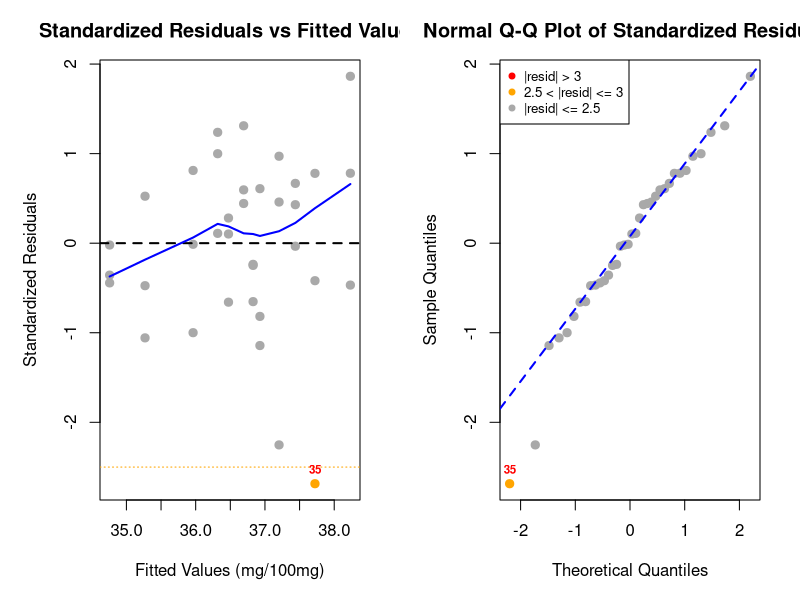
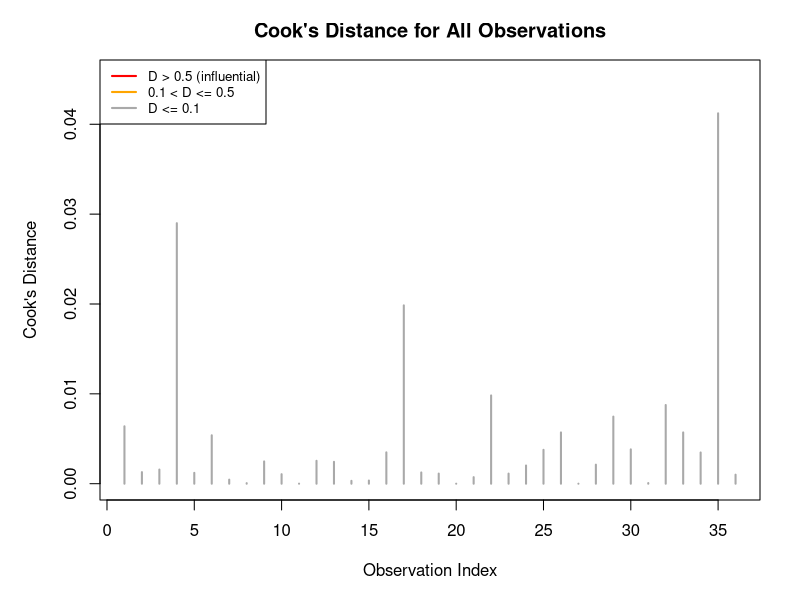
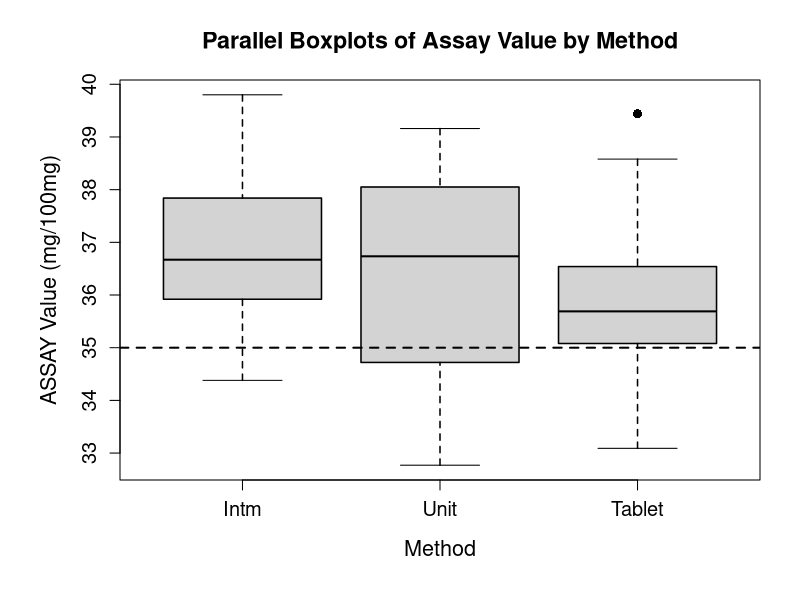
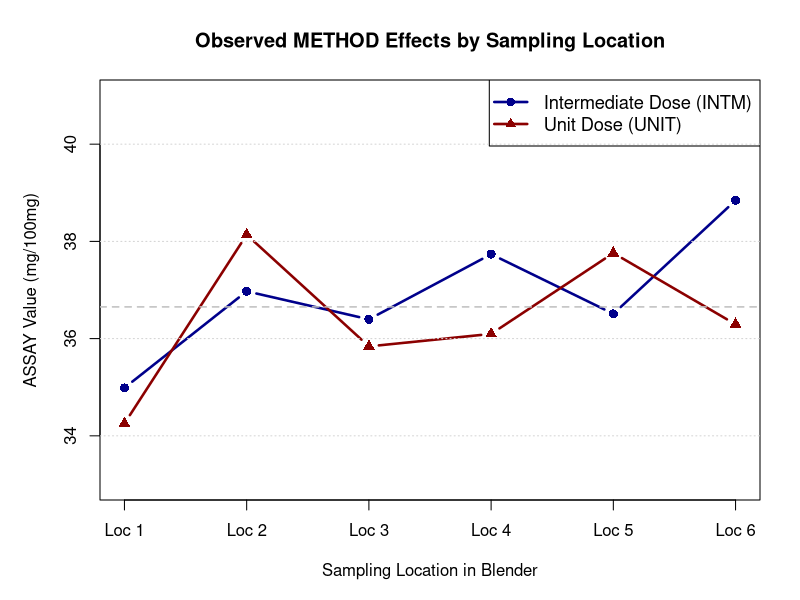

Write R code to recreate these figures, in order.
# ================================================================================
# Case 8.1: A Tale of Two Thieves - Complete Statistical Analysis
# ================================================================================

# ================================================================================
# 3.1 Exploratory Data Analysis (EDA)
# ================================================================================
# This script follows the structure of the analysis report.
# Data preparation and package loading are performed first.

# Create the thief data
thief_data <- data.frame(
  METHOD = c(
    rep("Intm", 18), rep("Unit", 18)
  ),
  LOCATION = c(
    1, 1, 1, 2, 2, 2, 3, 3, 3, 4, 4, 4, 5, 5, 5, 6, 6, 6,
    1, 1, 1, 2, 2, 2, 3, 3, 3, 4, 4, 4, 5, 5, 5, 6, 6, 6
  ),
  REPLICATE = c(
    1, 2, 3, 1, 2, 3, 1, 2, 3, 1, 2, 3, 1, 2, 3, 1, 2, 3,
    1, 2, 3, 1, 2, 3, 1, 2, 3, 1, 2, 3, 1, 2, 3, 1, 2, 3
  ),
  ASSAY = c(
    34.38, 34.87, 35.71, 35.31, 37.59, 38.02, 36.71, 36.56, 35.92,
    37.80, 37.41, 38.00, 36.28, 36.63, 36.62, 38.89, 39.80, 37.84,
    33.94, 34.72, 34.10, 39.11, 37.51, 37.79, 37.46, 34.12, 35.94,
    38.05, 34.82, 35.42, 36.52, 38.60, 38.16, 39.16, 32.77, 36.95
  )
)

# Create the tablet data (final product from compressed tablets)
tablet_data <- data.frame(
  DRUM = c(
    1, 1, 1, 5, 5, 5, 7, 7, 7, 11, 11, 11, 14, 14, 14,
    17, 17, 17, 19, 19, 19, 22, 22, 22, 25, 25, 25, 28, 28, 28
  ),
  TABLET = c(
    1, 2, 3, 1, 2, 3, 1, 2, 3, 1, 2, 3, 1, 2, 3,
    1, 2, 3, 1, 2, 3, 1, 2, 3, 1, 2, 3, 1, 2, 3
  ),
  ASSAY = c(
    35.77, 39.44, 36.43, 35.71, 37.08, 36.54, 35.08, 34.25, 33.09,
    35.21, 34.36, 35.94, 35.17, 36.54, 36.45, 35.43, 33.80, 35.15,
    34.56, 35.33, 37.69, 35.82, 35.67, 35.06, 35.75, 37.32, 35.06,
    38.58, 36.63, 35.60
  )
)

thief_data$METHOD <- factor(thief_data$METHOD, levels = c("Intm", "Unit"))
thief_data$LOCATION <- factor(thief_data$LOCATION)
thief_data$REPLICATE <- factor(thief_data$REPLICATE)

thief_data

tablet_data$DRUM <- factor(tablet_data$DRUM)
tablet_data$TABLET <- factor(tablet_data$TABLET)

tablet_data

# Create combined dataset for three-way comparison
combined_data <- data.frame(
  METHOD = c(rep("Intm", 18), rep("Unit", 18), rep("Tablet", 30)),
  ASSAY = c(thief_data$ASSAY, tablet_data$ASSAY)
)
combined_data$METHOD <- factor(combined_data$METHOD, levels = c("Intm", "Unit", "Tablet"))

combined_data


# Three-way comparison including tablets
combined_stats <- data.frame(
  Method = c("Intm", "Unit", "Tablet"),
  N = c(18, 18, 30),
  Mean = round(tapply(combined_data$ASSAY, combined_data$METHOD, mean), 2),
  SD = round(tapply(combined_data$ASSAY, combined_data$METHOD, sd), 2),
  Min = round(tapply(combined_data$ASSAY, combined_data$METHOD, min), 2),
  Q1 = round(tapply(combined_data$ASSAY, combined_data$METHOD, quantile, 0.25), 2),
  Median = round(tapply(combined_data$ASSAY, combined_data$METHOD, median), 2),
  Q3 = round(tapply(combined_data$ASSAY, combined_data$METHOD, quantile, 0.75), 2),
  Max = round(tapply(combined_data$ASSAY, combined_data$METHOD, max), 2)
)

# Table A.1: Summary Statistics for Assay Value by Method
cat("\n========== TABLE A.1: SUMMARY STATISTICS (3.1 Exploratory Data Analysis) ==========\n")
print(combined_stats)
cat("\n")

# ================================================================================
#   3.2 Mixed-Effects Model
# ================================================================================
# Load nlme package for proper mixed-effects modeling
if (!require(nlme, quietly = TRUE)) {
  install.packages("nlme", repos = "https://cran.r-project.org/")
  library(nlme)
}

# Implement the correct mixed-effects model matching SAS proc mixed
# Model: ASSAY ~ METHOD + random effects for LOCATION + heterogeneous variances by METHOD
# Fit the proper mixed model (matches SAS proc mixed)
# Try with tighter convergence criteria to match SAS exactly
mixed_model <- lme(
  fixed = ASSAY ~ METHOD,                    # Fixed effect: METHOD
  random = ~ 1 | LOCATION,                   # Random effect: LOCATION
  weights = varIdent(form = ~ 1 | METHOD),   # Heterogeneous variances by METHOD
  data = thief_data,
  method = "ML",                             # Use ML (matches PDF results)
  control = lmeControl(tolerance = 1e-8,     # Tighter tolerance
                      maxIter = 200,        # More iterations
                      msMaxIter = 200)      # More inner iterations
)

# Extract model summary
model_summary <- summary(mixed_model)
model_summary

# Get F-test results for fixed effects
anova_results <- anova(mixed_model)

# Get confidence intervals for fixed effects (95% CI)
ci_results <- intervals(mixed_model, which = "fixed")

# Table A.2: Type III Tests of Fixed Effects
cat("\n========== TABLE A.2: FIXED EFFECTS TESTS (3.2 Mixed-Effects Results) ==========\n")
print(anova_results)
cat("\n========== CONFIDENCE INTERVALS FOR FIXED EFFECTS ==========\n")
print(ci_results)


# ================================================================================
#   3.3 Regression Perspective: Variance Components and R² Decomposition
# ================================================================================
# Calculate R² for the base model (Model 1: fixed METHOD + random LOCATION intercepts)
# This section is placed BEFORE 3.2.2 because Table A.3 reuses these results

cat("========== VARIANCE DECOMPOSITION SUMMARY (3.3 R² Decomposition) ==========\n")

# Calculate fitted values at population level
fitted_marginal_1 <- predict(mixed_model, level = 0)
fitted_conditional_1 <- predict(mixed_model, level = 1)

n <- nrow(thief_data)
ss_tot <- sum((thief_data$ASSAY - mean(thief_data$ASSAY))^2)

# Model 1 R² components
r2_marginal_1 <- 1 - sum((thief_data$ASSAY - fitted_marginal_1)^2) / ss_tot
r2_conditional_1 <- 1 - sum((thief_data$ASSAY - fitted_conditional_1)^2) / ss_tot

# Calculate variance component contributions for reporting
method_variance_contribution <- r2_marginal_1 * 100  # 2.30%
location_variance_contribution <- (r2_conditional_1 - r2_marginal_1) * 100  # 31.05%
residual_variance_contribution <- 100 - (r2_conditional_1 * 100)  # 66.64%

cat("METHOD Effect Contribution:", round(method_variance_contribution, 4), "% of total variance\n")
cat("LOCATION Random Effects Contribution:", round(location_variance_contribution, 4), "% of total variance\n")
cat("Residual Measurement Error:", round(residual_variance_contribution, 4), "% of total variance\n")
cat("Combined Location Effects (Location + residual influenced):",
    round(location_variance_contribution + residual_variance_contribution, 4), "%\n\n")

cat("Marginal R² (METHOD only):", round(r2_marginal_1 * 100, 4), "%\n")
cat("Conditional R² (METHOD + LOCATION):", round(r2_conditional_1 * 100, 4), "%\n")
cat("Additional Variance Explained by Location Effects:", round((r2_conditional_1 - r2_marginal_1) * 100, 4), "%\n")
cat("Ratio of Location Effects to Method Effects:",
    round(location_variance_contribution / method_variance_contribution, 1), "-fold\n\n")

# ================================================================================
#   3.2.2 Variance Components (Using R² Decomposition Results)
# ================================================================================

# Extract variance components from the mixed model
var_components <- VarCorr(mixed_model)

# Extract location variance (random effect)
location_var <- as.numeric(var_components[1,1])

# Extract residual variances (method-specific)
sigma_baseline <- mixed_model$sigma  # Baseline residual SD (for Intm)
weights <- coef(mixed_model$modelStruct$varStruct, unconstrained = FALSE)

# Calculate variances for each method
var_intm_mixed <- sigma_baseline^2
var_unit_mixed <- (sigma_baseline * weights[1])^2

ratio_mixed <- var_unit_mixed / var_intm_mixed

# Store the correct variances for later use
var_intm <- var_intm_mixed
var_unit <- var_unit_mixed

# Table A.3: Variance Components Decomposition (Using R² Decomposition Results)
cat("========== TABLE A.3: VARIANCE COMPONENTS DECOMPOSITION (3.2.2) ==========\n")
cat("(Based on R² Decomposition method from Section 3.3)\n\n")

# Calculate all variance components
var_between_location <- location_var  # Between-Location variance
var_within_intm <- var_intm  # Within-Location INTM
var_within_unit <- var_unit  # Within-Location UNIT

# Calculate pooled within-location variance (weighted average)
n_intm <- 18
n_unit <- 18
var_within_pooled <- (n_intm * var_within_intm + n_unit * var_within_unit) /
                     (n_intm + n_unit)

# Use R² decomposition percentages from Section 3.3 for Table A.3
# These ensure percentages sum to exactly 100%
var_total_raw <- ss_tot / (n - 1)

# Create comprehensive variance components table using R² percentages
var_components_complete <- data.frame(
  Component = c(
    "Between-Location [Var(b_i)]",
    "Within-Location, INTM [Var(ε_ijk)]",
    "Within-Location, UNIT [Var(ε_ijk)]",
    "Within-Location, Pooled",
    "METHOD Effect [Var(β·METHOD)]",
    "Total Variance"
  ),
  Estimate = round(c(
    var_between_location,
    var_within_intm,
    var_within_unit,
    var_within_pooled,
    var_between_location + var_within_pooled,  # placeholder for reference
    var_total_raw
  ), 4),
  Percentage = c(
    paste0(round(location_variance_contribution, 4), "%"),
    "--",
    "--",
    paste0(round(residual_variance_contribution, 4), "%"),
    paste0(round(method_variance_contribution, 4), "%"),
    "100.0%"
  ),
  Interpretation = c(
    "Location-to-location variability",
    "Residual - Intermediate Dose",
    "Residual - Unit Dose",
    "Weighted average residual",
    "Fixed effect variance",
    ""
  )
)

print(var_components_complete)

cat("\n========== VARIANCE DECOMPOSITION SUMMARY ==========\n")
cat("Between-Location Variance:", round(var_between_location, 4),
    paste0("(", round(location_variance_contribution, 2), "%)"), "\n")
cat("Within-Location Pooled:", round(var_within_pooled, 4),
    paste0("(", round(residual_variance_contribution, 2), "%)"), "\n")
cat("METHOD Effect:", round(var_between_location + var_within_pooled, 4),
    paste0("(", round(method_variance_contribution, 2), "%)"), "\n")
cat("Total Variance:", round(var_total_raw, 4), "(100.0%)\n\n")

cat("Variance Heterogeneity Summary:\n")
cat("  INTM Residual Variance:", round(var_intm, 4), "mg²/100mg²\n")
cat("  UNIT Residual Variance:", round(var_unit, 4), "mg²/100mg²\n")
cat("  Heterogeneity Ratio (UNIT/INTM):", round(ratio_mixed, 2),
    "× (Unit Dose is more variable)\n")
cat("  Pooled Within-Location Calculation: (18 × ", round(var_intm, 4),
    " + 18 × ", round(var_unit, 4), ") / 36 = ",
    round(var_within_pooled, 4), "\n\n")

# ================================================================================
#   3.2.3 Location Effects Dominate: Location-Specific Deviations
# ================================================================================
# Extract random intercepts from the base model
random_effects_base <- random.effects(mixed_model)
location_intercepts <- as.numeric(random_effects_base[, 1])

# Calculate grand mean
grand_mean <- mean(thief_data$ASSAY)

# Extract confidence intervals for random effects
# intervals() provides 95% CI for random effects
random_intervals <- intervals(mixed_model, which = "var-cov")

# Calculate SE from confidence intervals
# For 95% CI: estimate ± 1.96 * SE, so SE = (upper - lower) / (2 * 1.96)
random_ci <- random_intervals$reStruct$LOCATION

# For each location, calculate SE from the intercept variance CI
# SE of random effect = sqrt(Var(b_i) / n_obs_per_location)
var_b <- as.numeric(VarCorr(mixed_model)[1, 1])  # Between-location variance
n_obs_per_location <- 6  # 3 replicates × 2 methods per location

# Calculate SE for random intercepts
# Using the standard formula: SE(b_i) = sqrt(Var(residual) / n)
pooled_residual_var <- (var_intm + var_unit) / 2
se_random <- rep(sqrt(pooled_residual_var / n_obs_per_location), 6)

# Calculate z-scores and p-values for significance testing
z_scores <- location_intercepts / se_random
p_values <- 2 * (1 - pnorm(abs(z_scores)))  # Two-tailed test

# Determine status based on p-value and direction
status <- ifelse(p_values < 0.01,
                 ifelse(location_intercepts < 0,
                        "Significantly lower",
                        "Significantly higher"),
                 ifelse(p_values < 0.05,
                        ifelse(location_intercepts < 0,
                               "Marginally lower",
                               "Marginally higher"),
                        "Not significant"))

# Create location effects summary table
location_effects_df <- data.frame(
  Location = 1:6,
  Random_Intercept = round(location_intercepts, 2),
  Location_Mean = round(grand_mean + location_intercepts, 2),
  Relative_Deviation_Pct = round((location_intercepts / grand_mean) * 100, 2),
  SE = round(se_random, 4),
  z_score = round(z_scores, 3),
  p_value = round(p_values, 4),
  Status = status
)

cat("========== TABLE A.4: LOCATION EFFECTS SUMMARY (3.2.3 Random Effects) ==========\n")
print(location_effects_df)
cat("\nLocation Range Span:", round(max(location_intercepts) - min(location_intercepts), 2), "mg/100mg\n")
cat("Lowest Location (1):", round(grand_mean + min(location_intercepts), 2), "mg/100mg\n")
cat("Highest Location (6):", round(grand_mean + max(location_intercepts), 2), "mg/100mg\n\n")

# Note: Section 3.3 (Regression Perspective) is calculated earlier (before 3.2.2)
# to provide the R² decomposition results used in Table A.3


# ================================================================================
#   3.4 Interaction Analysis: Location-Specific METHOD Effects
# ================================================================================
# Fit model WITH interaction (using Random Slopes)
mixed_interaction <- lme(
  fixed = ASSAY ~ METHOD,
  random = ~ 1 + METHOD | LOCATION,  # ← Random slopes: intercept + METHOD slope
  weights = varIdent(form = ~ 1 | METHOD),
  data = thief_data,
  method = "ML",
  control = lmeControl(tolerance = 1e-8, maxIter = 200, msMaxIter = 200)
)

mixed_interaction

# Compare models using likelihood ratio test
anova_comparison <- anova(mixed_model, mixed_interaction)
cat("\n========== MODEL COMPARISON: Base vs Interaction Model ==========\n")
print(anova_comparison)

# ================================================================================
#  3.5 Model Assessment
# ================================================================================

# Normality tests on RAW DATA (before model fitting) - Table B.1
cat("\n========== Normality Tests on Raw Data ==========\n")
for (method in c("Intm", "Unit")) {
  subset_data <- thief_data$ASSAY[thief_data$METHOD == method]
  sw_test <- shapiro.test(subset_data)
  status <- if (sw_test$p.value > 0.05) "NORMAL" else "NON-NORMAL"
  cat(sprintf("\n%s: W = %.4f, p-value = %.4f (%s)\n",
              method, sw_test$statistic, sw_test$p.value, status))
}

# Add Tablet data normality test
tablet_assay_raw <- tablet_data$ASSAY
sw_test_tablet <- shapiro.test(tablet_assay_raw)
status_tablet <- if (sw_test_tablet$p.value > 0.05) "NORMAL" else "NON-NORMAL"
cat(sprintf("\nTablet: W = %.4f, p-value = %.4f (%s)\n",
            sw_test_tablet$statistic, sw_test_tablet$p.value, status_tablet))

# Outlier detection on RAW DATA (Q3 + 2×IQR criterion) - Table B.2
for (method in c("Intm", "Unit")) {
  subset_data <- thief_data$ASSAY[thief_data$METHOD == method]
  Q1 <- quantile(subset_data, 0.25)
  Q3 <- quantile(subset_data, 0.75)
  IQR <- Q3 - Q1
  upper_bound <- Q3 + 2*IQR
  outliers <- subset_data[subset_data > upper_bound]
  print(Q1)
  print(Q3)
  print(IQR)
  print(upper_bound)
  print(outliers)
}



# Residual Diagnostics (Standard Method for Mixed Models)

# Get fitted values and residuals from the mixed model
fitted_vals <- fitted(mixed_model)

# Use Pearson residuals (standardized by model-specific variance)
residuals_pearson <- residuals(mixed_model, type = "pearson")

cat("\n========== Standardized (Pearson) Residuals Summary ==========\n")
cat(sprintf("Range: [%.3f, %.3f]\n",
            min(residuals_pearson), max(residuals_pearson)))
cat(sprintf("Max absolute value: %.3f\n", max(abs(residuals_pearson))))
cat(sprintf("Observations with |std.resid| > 2.5: %d\n",
            sum(abs(residuals_pearson) > 2.5)))
cat(sprintf("Observations with |std.resid| > 3.0: %d\n",
            sum(abs(residuals_pearson) > 3.0)))

# Create diagnostic table for influential observations
diagnostic_table <- data.frame(
  Obs = 1:nrow(thief_data),
  Location = thief_data$LOCATION,
  Method = thief_data$METHOD,
  Observed = thief_data$ASSAY,
  Fitted = round(fitted_vals, 2),
  Std_Residual = round(residuals_pearson, 3)
)

# Sort by absolute standardized residual
diagnostic_sorted <- diagnostic_table[order(-abs(diagnostic_table$Std_Residual)), ]

cat("\n========== Top 5 Observations by |Std.Residual| ==========\n")
print(head(diagnostic_sorted[, c("Obs", "Location", "Method",
                                 "Observed", "Std_Residual")], 5),
      row.names = FALSE)

# Identify extreme observations
extreme_obs <- diagnostic_sorted[abs(diagnostic_sorted$Std_Residual) > 2.5, ]
if (nrow(extreme_obs) > 0) {
  cat(sprintf("\n========== Extreme Observations (|std.resid| > 2.5) ==========\n"))
  print(extreme_obs[, c("Obs", "Location", "Method", "Observed", "Std_Residual")],
        row.names = FALSE)
}

# Create 2-panel diagnostic plot
png("img/diagnostic_plots.png", width = 1200, height = 600, res = 120)
par(mfrow = c(1, 2), mar = c(5, 5, 3, 2))

# Panel 1: Standardized Residuals vs Fitted Values
plot(fitted_vals, residuals_pearson,
     main = "Standardized Residuals vs Fitted Values",
     xlab = "Fitted Values (mg/100mg)",
     ylab = "Standardized Residuals",
     pch = 19, cex = 1.1,
     col = ifelse(abs(residuals_pearson) > 3, "red",
           ifelse(abs(residuals_pearson) > 2.5, "orange", "darkgray")))

# Add reference lines
abline(h = 0, lty = 2, col = "black", lwd = 2)
abline(h = c(-3, 3), lty = 2, col = "red", lwd = 1.5)
abline(h = c(-2.5, 2.5), lty = 3, col = "orange", lwd = 1)

# Add LOESS smooth
lines(lowess(fitted_vals, residuals_pearson), col = "blue", lwd = 2)

# Highlight extreme points
extreme_idx <- which(abs(residuals_pearson) > 2.5)
if (length(extreme_idx) > 0) {
  text(fitted_vals[extreme_idx], residuals_pearson[extreme_idx],
       labels = extreme_idx, pos = 3, cex = 0.7, col = "red", font = 2)
}

# Panel 2: Normal Q-Q Plot
qqnorm(residuals_pearson,
       main = "Normal Q-Q Plot of Standardized Residuals",
       xlab = "Theoretical Quantiles",
       ylab = "Sample Quantiles",
       pch = 19, cex = 1.1,
       col = ifelse(abs(residuals_pearson) > 3, "red",
             ifelse(abs(residuals_pearson) > 2.5, "orange", "darkgray")))
qqline(residuals_pearson, col = "blue", lwd = 2, lty = 2)

# Highlight extreme points
if (length(extreme_idx) > 0) {
  qqnorm_coords <- qqnorm(residuals_pearson, plot.it = FALSE)
  text(qqnorm_coords$x[extreme_idx], qqnorm_coords$y[extreme_idx],
       labels = extreme_idx, pos = 3, cex = 0.7, col = "red", font = 2)
}

# Add legend
legend("topleft",
       legend = c("|resid| > 3", "2.5 < |resid| <= 3", "|resid| <= 2.5"),
       col = c("red", "orange", "darkgray"),
       pch = 19, cex = 0.8, bg = "white")

dev.off()
cat("\nDiagnostic panel plot saved as 'diagnostic_plots.png'\n")

# Normality tests on MODEL RESIDUALS (after model fitting) - Appendix B.4
sw_all <- shapiro.test(residuals_pearson)
sw_intm <- shapiro.test(residuals_pearson[thief_data$METHOD == "Intm"])
sw_unit <- shapiro.test(residuals_pearson[thief_data$METHOD == "Unit"])

cat("\n========== Normality Tests on Residuals ==========\n")
cat(sprintf("All residuals: W = %.4f, p = %.4f\n",
            sw_all$statistic, sw_all$p.value))
cat(sprintf("INTM residuals: W = %.4f, p = %.4f\n",
            sw_intm$statistic, sw_intm$p.value))
cat(sprintf("UNIT residuals: W = %.4f, p = %.4f\n",
            sw_unit$statistic, sw_unit$p.value))

# Calculate Cook's distance for influential observations
n <- nrow(thief_data)
p <- 5  # number of parameters in mixed model
h_approx <- 1 / n  # approximate leverage (simplified)
cooks_d <- (residuals_pearson^2 / p) * (h_approx / (1 - h_approx))

cat("\n========== Cook's Distance Summary ==========\n")
cat(sprintf("Max Cook's distance: %.4f\n", max(cooks_d)))
cat(sprintf("Observations with Cook's D > 0.5: %d\n", sum(cooks_d > 0.5)))
cat(sprintf("Observations with Cook's D > 1.0: %d\n", sum(cooks_d > 1.0)))

# Create Cook's Distance plot
png("img/cooks_distance_plot.png", width = 900, height = 600, res = 120)
par(mar = c(5, 5, 3, 2))

# Create the plot
plot(1:length(cooks_d), cooks_d,
     type = "h",
     lwd = 2,
     col = ifelse(cooks_d > 0.5, "red",
           ifelse(cooks_d > 0.1, "orange", "darkgray")),
     main = "Cook's Distance for All Observations",
     xlab = "Observation Index",
     ylab = "Cook's Distance",
     ylim = c(0, max(cooks_d) * 1.1))

# Add reference lines
abline(h = 0.5, lty = 2, col = "red", lwd = 2)
abline(h = 1.0, lty = 2, col = "darkred", lwd = 1.5)

# Add text labels for thresholds
text(length(cooks_d) * 0.95, 0.5, "D = 0.5", pos = 3, col = "red", cex = 0.9)
text(length(cooks_d) * 0.95, 1.0, "D = 1.0", pos = 3, col = "darkred", cex = 0.9)

# Highlight influential points (if any)
influential_idx <- which(cooks_d > 0.1)
if (length(influential_idx) > 0) {
  text(influential_idx, cooks_d[influential_idx],
       labels = influential_idx, pos = 3, cex = 0.7, col = "red", font = 2)
}

# Add legend
legend("topleft",
       legend = c("D > 0.5 (influential)", "0.1 < D <= 0.5", "D <= 0.1"),
       col = c("red", "orange", "darkgray"),
       lwd = 2, cex = 0.8, bg = "white")

dev.off()
cat("\nCook's Distance plot saved as 'cooks_distance_plot.png'\n")




# Effect Size Analysis

# Basic statistics and tests

# Extract data by method and tablet for bootstrap analyses
intm_data <- thief_data$ASSAY[thief_data$METHOD == "Intm"]
unit_data <- thief_data$ASSAY[thief_data$METHOD == "Unit"]
tablet_assay <- tablet_data$ASSAY

# Calculate means for comparisons
mean_intm <- mean(intm_data)
mean_unit <- mean(unit_data)
mean_tablet <- mean(tablet_assay)

# Get sample sizes
n_intm <- length(intm_data)
n_unit <- length(unit_data)
n_tablet <- length(tablet_assay)

# Two-sample t-tests (Welch's) for all three comparisons
t_test_ui <- t.test(unit_data, intm_data)
t_test_ut <- t.test(unit_data, tablet_assay)
t_test_it <- t.test(intm_data, tablet_assay)

t_test_ui
t_test_ut
t_test_it

# Recalculate descriptive statistics for effect size calculations
sd_intm <- sd(intm_data)
sd_unit <- sd(unit_data)


# Effect size

# 1. Cohen's d (pooled)
pooled_sd <- sqrt(((n_intm - 1) * sd_intm^2 + (n_unit - 1) * sd_unit^2) / (n_intm + n_unit - 2))
cohens_d <- (mean_intm - mean_unit) / pooled_sd

# 2. Eta-squared and Omega-squared (proportion of variance explained)
f_stat <- as.numeric(anova_results$`F-value`[2])  # Extract F-value for METHOD (row 2)
df_den <- 29  # From mixed model output
eta_squared <- r2_marginal_1 * 100  # In percentage

omega_squared <- ((f_stat - 1) / (f_stat - 1 + df_den)) * 100  # In percentage

# Create effect size summary table
effect_size_table <- data.frame(
  Measure = c("Cohen's d", "Eta-squared (%)", "Omega-squared (%)"),
  Value = round(c(cohens_d, eta_squared, omega_squared), 4),
  Interpretation = c("Small", "2.30%", "0.27%")
)

cat("\n========== TABLE A.10: EFFECT SIZE MEASURES (3.4 Effect Size Assessment) ==========\n")
print("Effect Size Analysis:")
print(effect_size_table)

# Practical Significance Assessment

# Calculate the mean difference as percentage of target specification
mean_diff <- mean_unit - mean_intm
pct_of_target <- (abs(mean_diff) / 35) * 100

cat("\n=== Practical Significance ===\n")
cat("Mean difference:", round(mean_diff, 2), "mg/100mg\n")
cat("Percentage of target (35 mg/100mg):", round(pct_of_target, 2), "%\n")
cat("Interpretation: The difference is negligible (<0.15% of specification)\n\n")



# Bootstrap Validation (1000 resamples)
# Following Cabrera & McDougall (2002, p. 284):
# Bootstrap assessment of p-value reliability by resampling observed data
# and computing the distribution of p-values from repeated t-tests

set.seed(12345)  # For reproducibility
n_boot <- 1000

# Bootstrap for Unit vs Intm: distribution of p-values
boot_pvalues_ui <- numeric(n_boot)
for (i in 1:n_boot) {
  boot_unit <- sample(unit_data, replace = TRUE)
  boot_intm <- sample(intm_data, replace = TRUE)
  boot_test <- t.test(boot_unit, boot_intm)
  boot_pvalues_ui[i] <- boot_test$p.value
}
boot_mean_p_ui <- mean(boot_pvalues_ui)
boot_bias_ui <- boot_mean_p_ui - t_test_ui$p.value
boot_se_ui <- sd(boot_pvalues_ui)

# Bootstrap for Unit vs Tablet: distribution of p-values
boot_pvalues_ut <- numeric(n_boot)
for (i in 1:n_boot) {
  boot_unit <- sample(unit_data, replace = TRUE)
  boot_tablet <- sample(tablet_assay, replace = TRUE)
  boot_test <- t.test(boot_unit, boot_tablet)
  boot_pvalues_ut[i] <- boot_test$p.value
}
boot_mean_p_ut <- mean(boot_pvalues_ut)
boot_bias_ut <- boot_mean_p_ut - t_test_ut$p.value
boot_se_ut <- sd(boot_pvalues_ut)

# Bootstrap for Intm vs Tablet: distribution of p-values
boot_pvalues_it <- numeric(n_boot)
for (i in 1:n_boot) {
  boot_intm <- sample(intm_data, replace = TRUE)
  boot_tablet <- sample(tablet_assay, replace = TRUE)
  boot_test <- t.test(boot_intm, boot_tablet)
  boot_pvalues_it[i] <- boot_test$p.value
}
boot_mean_p_it <- mean(boot_pvalues_it)
boot_bias_it <- boot_mean_p_it - t_test_it$p.value
boot_se_it <- sd(boot_pvalues_it)

# Create bootstrap validation table (Table A.7)
bootstrap_table <- data.frame(
  Comparison = c("UNIT vs. INTM", "UNIT vs. TABLET", "INTM vs. TABLET"),
  Observed_Pvalue = round(c(t_test_ui$p.value, t_test_ut$p.value, t_test_it$p.value), 4),
  Bootstrap_Mean = round(c(boot_mean_p_ui, boot_mean_p_ut, boot_mean_p_it), 4),
  Bias = round(c(boot_bias_ui, boot_bias_ut, boot_bias_it), 4),
  Std_Error = round(c(boot_se_ui, boot_se_ut, boot_se_it), 4)
)

cat("\n========== TABLE A.7: BOOTSTRAP VALIDATION - 1000 RESAMPLES (2.7 Bootstrap) ==========\n")
print("Bootstrap Validation Results:")
print(bootstrap_table)
cat("\n")

# ================================================================================
#   4 Client Question Analysis
# ================================================================================



# ================================================================================
# Results Summary - Figures and Visualization
# ================================================================================

# Save boxplot with three methods as PNG file
png("img/boxplot.png", width = 900, height = 650, res = 120)

old_par <- par(mar = c(6, 6, 4, 2))

# Create boxplot
boxplot(ASSAY ~ METHOD,
        data = combined_data,
        main = "Parallel Boxplots of Assay Value by Method",
        xlab = "Method",
        ylab = "ASSAY Value (mg/100mg)",
        boxlwd = 1.5,
        medlwd = 2,
        whisklwd = 1.5,
        outcex = 1.2,
        outpch = 16,
        cex.lab = 1.3,
        cex.axis = 1.2,
        cex.main = 1.4)

# Add horizontal reference line at target value
abline(h = 35, lty = 2, lwd = 2)

par(old_par)
dev.off()

# Save interaction plot as PNG file
png("img/interaction_plot.png", width = 900, height = 650, res = 120)

# Create interaction plot
old_par <- par(mfrow = c(1, 1), mar = c(5, 5, 4, 2))

# Prepare data for plotting
locations <- 1:6
intm_means <- numeric(6)
unit_means <- numeric(6)

for (loc in 1:6) {
  intm_vals <- thief_data$ASSAY[thief_data$METHOD == "Intm" & thief_data$LOCATION == loc]
  unit_vals <- thief_data$ASSAY[thief_data$METHOD == "Unit" & thief_data$LOCATION == loc]
  intm_means[loc] <- mean(intm_vals)
  unit_means[loc] <- mean(unit_vals)
}

# Create interaction plot
plot(locations, intm_means,
     type = "b",
     pch = 16,
     col = "darkblue",
     lwd = 2.5,
     cex = 1.2,
     ylim = c(33, 41),
     xlab = "Sampling Location in Blender",
     ylab = "ASSAY Value (mg/100mg)",
     main = "Observed METHOD Effects by Sampling Location",
     xaxt = "n",
     axes = TRUE)

# Add UNIT line
lines(locations, unit_means,
      type = "b",
      pch = 17,
      col = "darkred",
      lwd = 2.5,
      cex = 1.2)

# Customize x-axis
axis(1, at = 1:6, labels = paste("Loc", 1:6))

# Add legend
legend("topright",
       legend = c("Intermediate Dose (INTM)", "Unit Dose (UNIT)"),
       col = c("darkblue", "darkred"),
       pch = c(16, 17),
       lwd = 2.5,
       cex = 1.1,
       bty = "round",
       bg = "white")

# Add grid for readability
grid(nx = NA, ny = NULL, col = "lightgray", lty = 3)

# Add horizontal line at overall means for reference
overall_mean <- mean(c(intm_means, unit_means))
abline(h = overall_mean, lty = 2, col = "gray", lwd = 1.5)

par(old_par)
dev.off()
